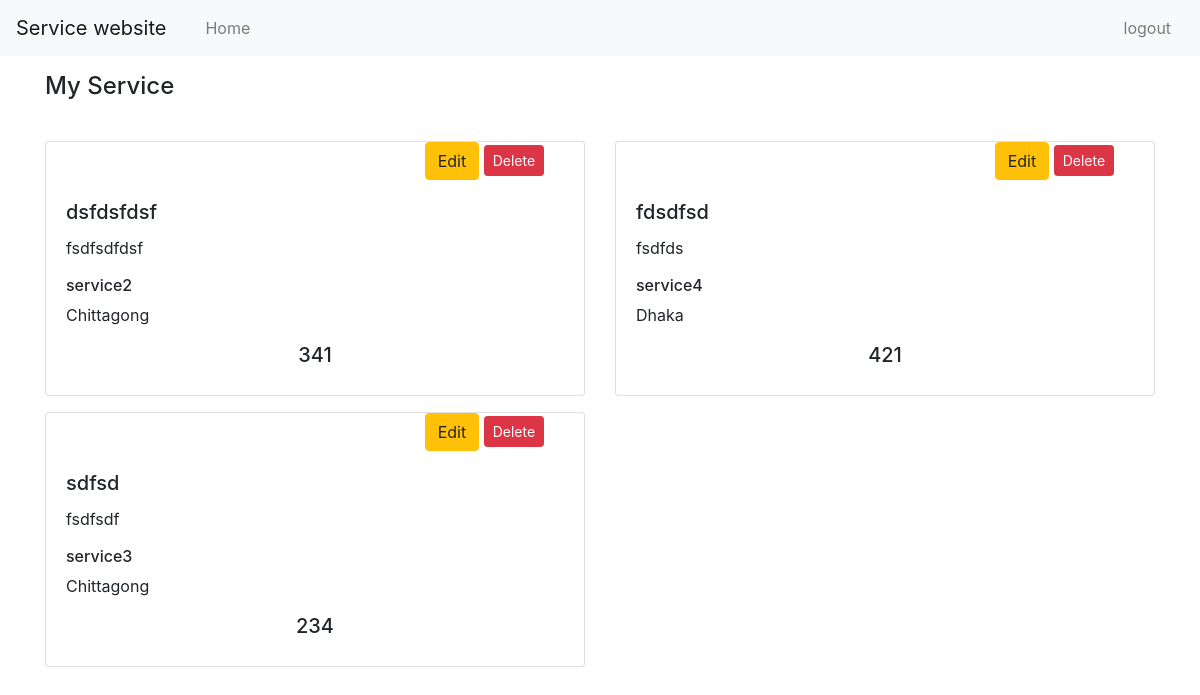
The page /service/serviceshow/ (signed in) on the database its author committed.
### service/models.py (models this page shows)
class Sheba(models.Model):
    user = models.ForeignKey(User,on_delete=models.CASCADE)
    servicecategory =(
        ('service1','service1'),
        ('service2','service2'),
        ('service3','service3'),
        ('service4','service4'),
    )
    servicelocation=(
        ('Dhaka','Dhaka'),
        ('Chittagong','Chattagram')
    )
    servicetitle = models.CharField(max_length=100)
    servicedetails = models.CharField(max_length=100)
    servicecategory = models.CharField(max_length=100,choices=servicecategory,default='service1')
    serviceprice = models.IntegerField(max_length=100)
    servicelocation = models.CharField(max_length=10,choices=servicelocation,default='Dhaka')

### service/views.py (the view)
# urls.py: path('serviceshow/', views.serviceshow,name='serviceshow'),
def serviceshow(request):
    service = Sheba.objects.filter(user__id=request.user.id)
    return render(request,'service/myservice.html',{"service":service})

### templates/service/myservice.html (shortened to what this page needs)
<!doctype html>
<html lang="en">
  <head>
    <link rel="stylesheet" href="https://cdn.jsdelivr.net/npm/bootstrap@4.0.0/dist/css/bootstrap.min.css">
  </head>
  <body>
    {% if user.is_authenticated and user.is_seller %}
    <nav class="navbar navbar-expand-lg navbar-light bg-light">
        <a class="navbar-brand" href="#">Service website</a>
        <div class="collapse navbar-collapse" id="navbarNav">
            <div class="col-md-11">
                <ul class="navbar-nav">
                    <li class="nav-item">
                        <a class="nav-link" href="/account/sellerdashboard/">Home</a>
                      </li>
                  </ul>
            </div>
            <div class="col-md-1">
                <ul class="navbar-nav">
                    <li class="nav-item">
                      <a class="nav-link" href="{% url 'logout' %}">logout</a>
                    </li>
                  </ul>
            </div>
        </div>
      </nav>
    <div class="container">
        <h4 class="pt-3">My Service</h4>
          <div class="row pt-3">
            {% for post in service %}
              <div class="col-sm-6 pt-3">
                    <div class="card">
                      <div class="row">
                        <div class="col-8">
                       </div>
                       <div class="col-4">
                        <a class="btn btn-warning" href="{% url 'serviceupdate' post.id %}" role="button">Edit</a>
                        <form action="{% url 'servicedelete' post.id %}" method="post" class="d-inline"> {% csrf_token %}
                          <input type="submit" class="btn btn-danger btn-sm" value="Delete">
                         </form>
                     </div>
                       </div>
                          <div class="card-body">
                            <h5 class="card-title">{{ post.servicetitle }}</h5>
                            <p class="card-text">{{post.servicedetails}}</p>
                            <h6>{{post.servicecategory}}</h6>
                            <h7>{{post.servicelocation}}</h7>
                            <h5 class="text-center pt-3">{{post.serviceprice}}</h5>
                          </div>
                    </div>
              </div>
            {% endfor %}
        </div>
        {% else %}
        <script>
        window.location.href = "http://127.0.0.1:8000/account/login/";
        </script>
        {% endif %}
  </body>
</html>

### rows shown on the page
Sheba: servicetitle "dsfdsfdsf", servicedetails "fsdfsdfdsf", servicecategory "service2", servicelocation "Chittagong", serviceprice "341"
Sheba: servicetitle "fdsdfsd", servicedetails "fsdfds", servicecategory "service4", servicelocation "Dhaka", serviceprice "421"
Sheba: servicetitle "sdfsd", servicedetails "fsdfsdf", servicecategory "service3", servicelocation "Chittagong", serviceprice "234"
